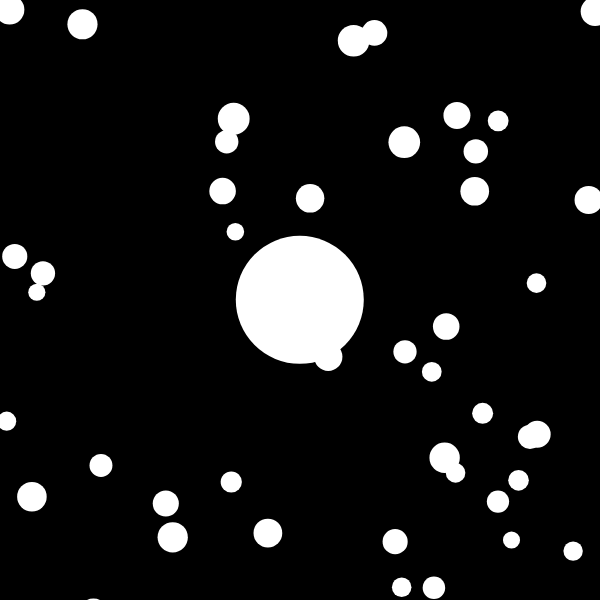
Frame 1 (no input)
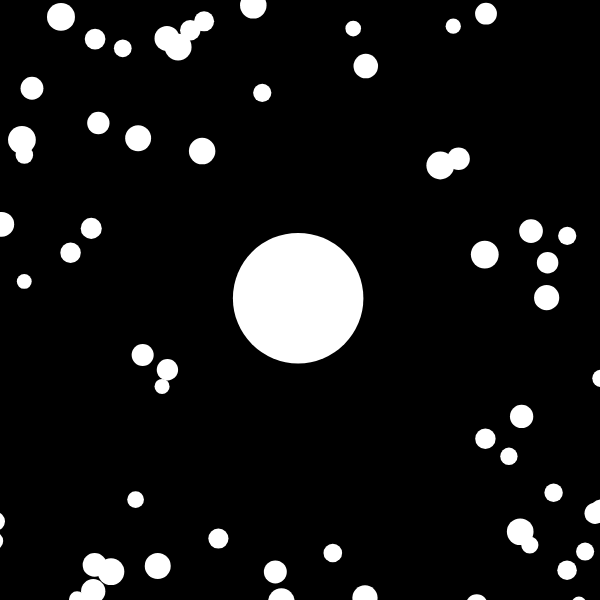
Frame 60 (no input)
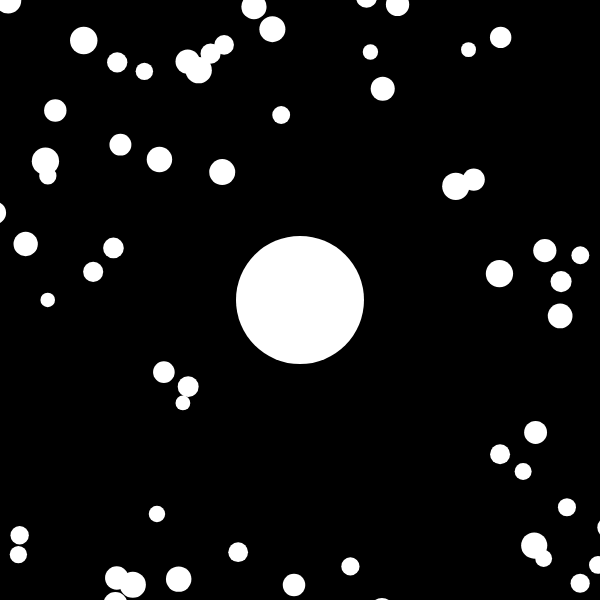
Frame 120 (the mouse pressed at the canvas centre since frame 60)

The p5.js sketch that drew these frames (run headless with seeded random() and noise() and a simulated clock; from frame 60 on, the mouse is pressed at the canvas centre):

// p5.js sketch
// ── sketch.js
const eC = {version: 'r01'};
let blobs = [];
let blob;
let zoom = 1;
function windowsResized(){
	resizeCanvas(windowWidth,windowHeight);
}

function setup() {
	// createCanvas(windowWidth,windowHeight);
	createCanvas(600,600);
	console.log("%c (ツ) # eCoucou "+eC.version+" # ","background: #f00; color: #fff");
	blob = new Blob(0,0,64)
	for (let i=0; i<200;i++) {
		let x = random(-width,width);
		let y = random(-height,height);
		blobs[i] = new Blob(x, y, random(8,16));
	}
}

function draw() {
	background(0);

	let newZoom = 64/blob.r;
	zoom = lerp(zoom,newZoom,0.1);
	translate(width/2,height/2);
	scale(zoom);
	translate(-blob.pos.x,-blob.pos.y);
	// translate(width/2-blob.pos.x, height/2-blob.pos.y);

	blob.update();
	blob.show();
	for (let i=blobs.length-1; i>=0 ;i--) {
		blobs[i].show();
		if (blob.eats(blobs[i])) {
			blobs.splice(i,1);
		}
	}
}


//---------------
class Blob {
	constructor(x_,y_,r_) {
		this.pos = createVector(x_,y_);
		this.vel = createVector(0,0);
		this.r = r_;
	}

	update() {
		let vel = createVector(mouseX-width/2,mouseY-height/2);
		vel.setMag(3);
		this.vel.lerp(vel,0.1);
		this.pos.add(this.vel);
	}

	eats(b) {
		let d = p5.Vector.dist(this.pos,b.pos);
		if (d<this.r+b.r) {
			let sum = PI*this.r*this.r + PI*b.r*b.r;
			this.r = sqrt(sum/PI);
			return true;
		} else {
			return false;
		}
	}

	show() {
		fill(255);
		noStroke();
		circle(this.pos.x,this.pos.y,2*this.r);
	}
}
